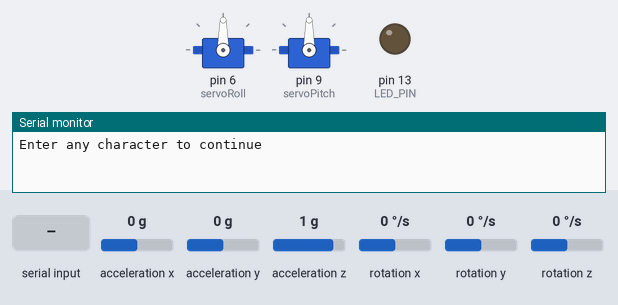
Simulated run of this sketch. Board: Arduino Uno, built with avr-gcc and run on an emulated ATmega328P. Parts: 2 × servo, output pins drawn as LEDs (lit = HIGH), the last lines printed to the serial monitor. The test bench sets the inputs (shaded band); at power-on: acceleration x 0 g, acceleration y 0 g, acceleration z 1 g, rotation x 0 °/s, rotation y 0 °/s, rotation z 0 °/s.

Above: at 0.9 s.
1.0 s: "P\n" received over Serial
4.0 s: byte 71 ('G') received over Serial
At 4.48 s:
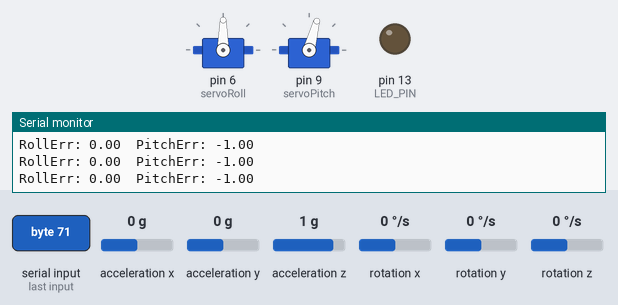
7.0 s: acceleration x set to -1.4 g
At 7.7 s:
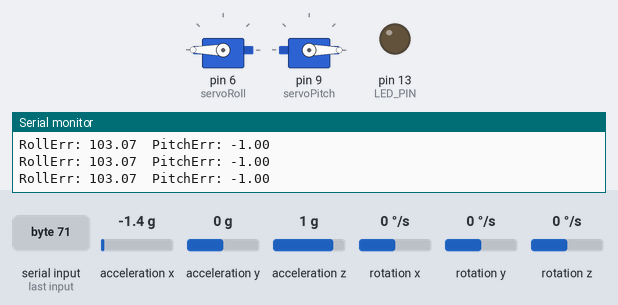
8.6 s: byte 105 ('i') received over Serial
At 8.78 s:
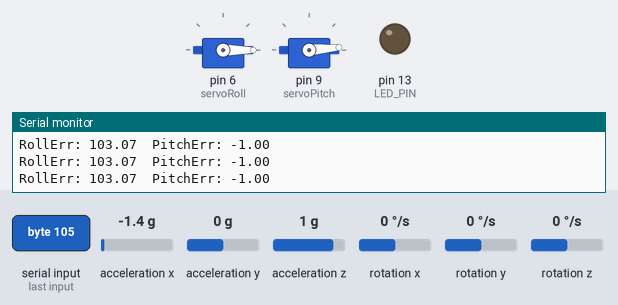
11.6 s: byte 73 ('I') received over Serial
At 11.87 s:
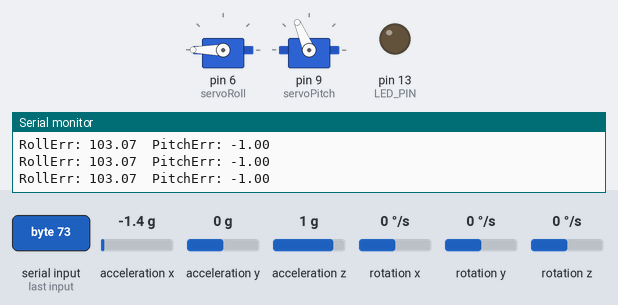
14.6 s: acceleration x set to 0.1 g
At 15.29 s:
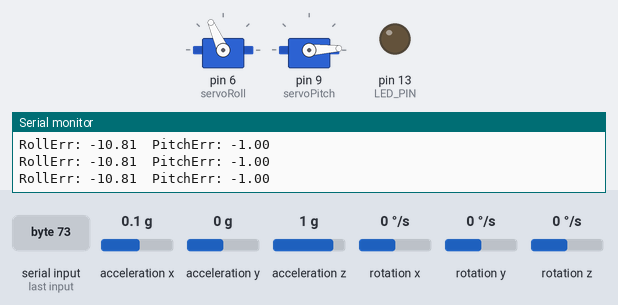
Timing chart, 0 to 18.0 s (numbered marks = the images above; inputs shaded):
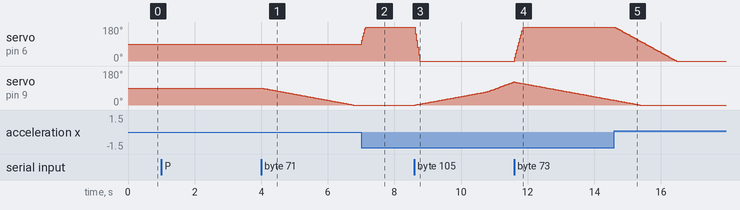

Measured:
- after the input at 4.0 s, servo on pin 9 (servoPitch): moves from 90° to 0° over 2.7 s, starting at once
- after the input at 7.0 s, servo on pin 6 (servoRoll): 90° → 180° at once
- after the input at 8.6 s, servo on pin 6 (servoRoll): 180° → 0° at once; servo on pin 9 (servoPitch): moves from 0° to 122° over 2.9 s, starting at once
- after the input at 11.6 s, servo on pin 6 (servoRoll): moves from 0° to 180° over 0.25 s, starting at once
- after the input at 14.6 s, servo on pin 6 (servoRoll): moves from 180° to 0° over 1.8 s, starting at once

The sketch:

PID_Loop.ino
```cpp
#include "mpu6050.h"
#include<Servo.h>

//float kp = 0.2, Kp = 0.2;
//float kd = 0.3, Kd = 0.3;
//float ki = 0.01, Ki = 0.01;
float kp = 0.2, Kp = 0.2;
float kd = 0, Kd = 0;
float ki = 0, Ki = 0;
float setPoint = 90, setPointPitch = 90;
float lastError = 0, lastErrorPitch = 0;
float errSum = 0, errSumPitch = 0;

Servo servoRoll, servoPitch;

void setup(){
  Serial.begin(115200);
  servoRoll.attach(6);
  servoPitch.attach(9);
  servoRoll.write(90);
  servoPitch.write(90);
  Serial.println("Enter any character to continue");
  while(1)
  {
    if(Serial.available())
    {
      char buff = Serial.read();
      break;
    }
  }

  mpu6050.MPU6050Setup();
}

void loop(){

  float *YPR = mpu6050.MPU6050Loop();
  float feedBack, feedBackPitch;
  float err, errPitch;
  float errProportional, errDerivative, errIntegral;
  float PID_Out, PID_OutPitch;

  if(Serial.available()){
    char buff = Serial.read();
    switch(buff){
      case 'P': kp+=0.1; Kp+=0.1; Serial.print("kp = "); Serial.print(kp); Serial.print("Kp = "); Serial.println(Kp); break;
      case 'p': kp-=0.1; Kp-=0.1; Serial.print("kp = "); Serial.print(kp); Serial.print("Kp = "); Serial.println(Kp); break;
      case 'D': kd+=0.1; Kd+=0.1; Serial.print("kd = "); Serial.print(kd); Serial.print("Kd = "); Serial.println(Kd); break;
      case 'd': kd-=0.1; Kd-=0.1; Serial.print("kd = "); Serial.print(kd); Serial.print("Kd = "); Serial.println(Kd); break;
      case 'I': ki+=0.01; Ki+=0.01; Serial.print("ki = "); Serial.print(ki); Serial.print("Ki = "); Serial.println(Ki); break;
      case 'i': ki-=0.01; Ki-=0.01; Serial.print("ki = "); Serial.print(ki); Serial.print("Ki = "); Serial.println(Ki); break;
      case 'T': setPointPitch++; break;
      case 't': setPointPitch++; break;
      case 'G': setPointPitch--; break;
      case 'g': setPointPitch--; break;
      case 'H': setPoint++; break;
      case 'h': setPoint++; break;
      case 'F': setPoint--; break;
      case 'f': setPoint--; break;
      default: setPoint = 90; setPointPitch = 90; break;
    }
    buff = 'n';
  }

  /*Serial.print("Roll: ");
  Serial.print(YPR[1]);
  Serial.print("\tPitch: ");
  Serial.println(YPR[2]);*/

  feedBack = ((YPR[1]+0.83)/1.66)*180;
  //Serial.print(YPR[1]);
  //Serial.print("\t");
  //Serial.print(feedBack);

  err = setPoint - feedBack;

  //Serial.print("\t\tErrorRoll: ");
  //Serial.print(err);

  errProportional = kp*err;

  errDerivative = kd*(err - lastError);
  lastError = err;

  errSum += err;
  errIntegral = ki*errSum;

  //Serial.print(" ");
  //Serial.println(errIntegral);

  PID_Out = errProportional + errDerivative + errIntegral;

  //Serial.print("\t\tPID_Out: ");
  //Serial.println(PID_Out);

                      //Serial.print("Pitch: ");

                      feedBackPitch = ((YPR[2]+0.83)/1.66)*180;
                      //Serial.print(YPR[2]);
                      //Serial.print("\t");
                      //Serial.print(feedBackPitch);

                      errPitch = setPointPitch - feedBackPitch;

                      //Serial.print("\t\tErrorPitch: ");
                      //Serial.print(errPitch);

                      errProportional = Kp*errPitch;

                      errDerivative = Kd*(errPitch - lastErrorPitch);
                      lastErrorPitch = errPitch;

                      errSumPitch += errPitch;
                      errIntegral = Ki*errSumPitch;

                      //Serial.print(" ");
                      //Serial.println(errIntegral);

                      PID_OutPitch = errProportional + errDerivative + errIntegral;

                      //Serial.print("\t\tPID_OutPitch: ");
                      //Serial.println(PID_OutPitch);

  Serial.print("RollErr: ");
  Serial.print(err);
  Serial.print("\tPitchErr: ");
  Serial.println(errPitch);

  if(PID_Out > 0){
    increaseAngleRoll(PID_Out);
  }
  else if(PID_Out < 0){
    decreaseAngleRoll(PID_Out);
  }

                        if(PID_OutPitch > 0){
                          increaseAnglePitch(PID_OutPitch);
                        }
                        else if(PID_OutPitch < 0){
                          decreaseAnglePitch(PID_OutPitch);
                        }

  delay(20);
}

void increaseAngleRoll(float x){
  servoRoll.write(servoRoll.read() + fabs(x));
}

void decreaseAngleRoll(float x){
  servoRoll.write(servoRoll.read() - fabs(x));
}

                        void increaseAnglePitch(float x){
                          servoPitch.write(servoPitch.read() + fabs(x));
                        }

                        void decreaseAnglePitch(float x){
                          servoPitch.write(servoPitch.read() - fabs(x));
                        }
```

mpu6050.h
```cpp
#include "I2Cdev.h"
#include "MPU6050_6Axis_MotionApps20.h"
#include<Wire.h>
#define OUTPUT_READABLE_YAWPITCHROLL
#define INTERRUPT_PIN 2
#define LED_PIN 13

class MPU6050_New {

private:

      MPU6050 mpu;
      bool blinkState = false;
      bool dmpReady = false;  // set true if DMP init was successful
      uint8_t mpuIntStatus;   // holds actual interrupt status byte from MPU
      uint8_t devStatus;      // return status after each device operation (0 = success, !0 = error)
      uint16_t packetSize;    // expected DMP packet size (default is 42 bytes)
      uint16_t fifoCount;     // count of all bytes currently in FIFO
      uint8_t fifoBuffer[64]; // FIFO storage buffer

      Quaternion q;
      VectorInt16 aa;
      VectorInt16 aaReal;
      VectorInt16 aaWorld;
      VectorFloat gravity;
      float euler[3];

      uint8_t teapotPacket[14] = { '$', 0x02, 0,0, 0,0, 0,0, 0,0, 0x00, 0x00, '\r', '\n' };

      volatile bool mpuInterrupt = false;     // indicates whether MPU interrupt pin has gone high

      void dmpDataReady() {
      mpuInterrupt = true;
      }

public:
      float ypr[3];

      void MPU6050Setup(){

          #if I2CDEV_IMPLEMENTATION == I2CDEV_ARDUINO_WIRE
              Wire.begin();
              Wire.setClock(400000); // 400kHz I2C clock. Comment this line if having compilation difficulties
          #elif I2CDEV_IMPLEMENTATION == I2CDEV_BUILTIN_FASTWIRE
              Fastwire::setup(400, true);
          #endif

          mpu.initialize();
          pinMode(INTERRUPT_PIN, INPUT);

          delay(1000);

          devStatus = mpu.dmpInitialize();

          mpu.setXGyroOffset(-8);
          mpu.setYGyroOffset(9);
          mpu.setZGyroOffset(-8);
          mpu.setZAccelOffset(2107);
          // make sure it worked (returns 0 if so)
          if (devStatus == 0) {
              mpu.setDMPEnabled(true);

              mpuIntStatus = mpu.getIntStatus();

              dmpReady = true;

              // get expected DMP packet size for later comparison
              packetSize = mpu.dmpGetFIFOPacketSize();
              pinMode(LED_PIN, OUTPUT);
          }
      }

      float *MPU6050Loop(){

          if (!dmpReady) return;

          mpuInterrupt = false;
          mpuIntStatus = mpu.getIntStatus();

          // get current FIFO count
          fifoCount = mpu.getFIFOCount();
          mpu.resetFIFO();
          fifoCount = mpu.getFIFOCount();

          if ((mpuIntStatus & 0x10) || fifoCount == 1024) {
              mpu.resetFIFO();
              Serial.println(F("FIFO overflow!"));

          } else if (mpuIntStatus & 0x02) {
              while (fifoCount < packetSize) fifoCount = mpu.getFIFOCount();

              mpu.getFIFOBytes(fifoBuffer, packetSize);

              fifoCount -= packetSize;

              mpu.dmpGetQuaternion(&q, fifoBuffer);
              mpu.dmpGetGravity(&gravity, &q);
              mpu.dmpGetYawPitchRoll(ypr, &q, &gravity);
          }

          mpu.resetFIFO();

          return ypr;
      }
} mpu6050;
```
